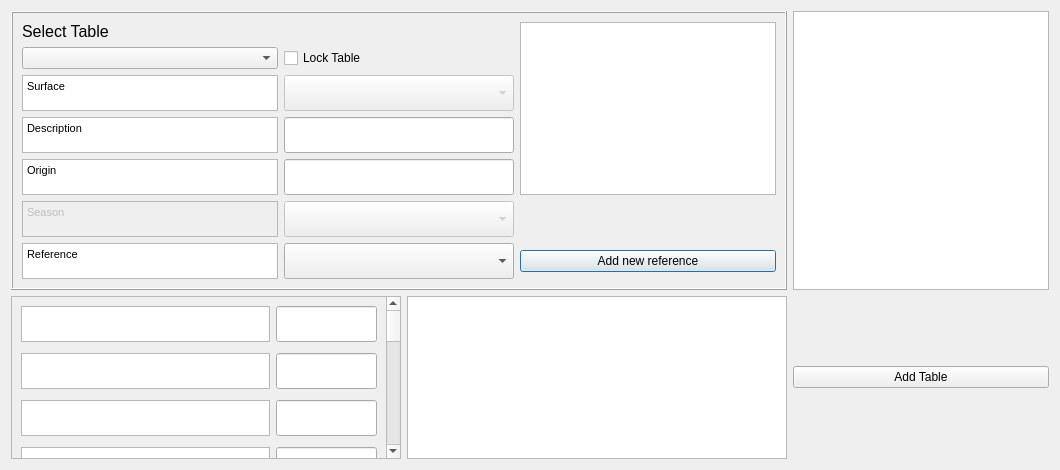
<?xml version="1.0" encoding="UTF-8"?>
<ui version="4.0">
 <class>urban_type_db_editorDialogBase</class>
 <widget class="QDialog" name="urban_type_db_editorDialogBase">
  <property name="geometry">
   <rect>
    <x>0</x>
    <y>0</y>
    <width>1060</width>
    <height>470</height>
   </rect>
  </property>
  <property name="windowTitle">
   <string>Urban Type Database editor</string>
  </property>
  <layout class="QGridLayout" name="gridLayout_3">
   <item row="0" column="0" colspan="2">
    <widget class="QFrame" name="frame1">
     <property name="frameShape">
      <enum>QFrame::Box</enum>
     </property>
     <property name="frameShadow">
      <enum>QFrame::Raised</enum>
     </property>
     <layout class="QGridLayout" name="gridLayout_2">
      <item row="0" column="2" rowspan="5">
       <widget class="QTextBrowser" name="textBrowserRef">
        <property name="sizePolicy">
         <sizepolicy hsizetype="Expanding" vsizetype="Preferred">
          <horstretch>0</horstretch>
          <verstretch>0</verstretch>
         </sizepolicy>
        </property>
        <property name="maximumSize">
         <size>
          <width>500</width>
          <height>16777215</height>
         </size>
        </property>
       </widget>
      </item>
      <item row="1" column="0">
       <widget class="QComboBox" name="comboBoxTableSelect">
        <property name="toolTip">
         <string/>
        </property>
       </widget>
      </item>
      <item row="1" column="1">
       <widget class="QCheckBox" name="checkBoxA">
        <property name="text">
         <string>Lock Table</string>
        </property>
       </widget>
      </item>
      <item row="3" column="0">
       <widget class="QTextBrowser" name="textBrowserDesc">
        <property name="sizePolicy">
         <sizepolicy hsizetype="Expanding" vsizetype="Fixed">
          <horstretch>0</horstretch>
          <verstretch>0</verstretch>
         </sizepolicy>
        </property>
        <property name="maximumSize">
         <size>
          <width>16777215</width>
          <height>36</height>
         </size>
        </property>
        <property name="html">
         <string>&lt;!DOCTYPE HTML PUBLIC &quot;-//W3C//DTD HTML 4.0//EN&quot; &quot;http://www.w3.org/TR/REC-html40/strict.dtd&quot;&gt;
&lt;html&gt;&lt;head&gt;&lt;meta name=&quot;qrichtext&quot; content=&quot;1&quot; /&gt;&lt;style type=&quot;text/css&quot;&gt;
p, li { white-space: pre-wrap; }
&lt;/style&gt;&lt;/head&gt;&lt;body style=&quot; font-family:'MS Shell Dlg 2'; font-size:9.75pt; font-weight:400; font-style:normal;&quot;&gt;
&lt;p style=&quot; margin-top:0px; margin-bottom:0px; margin-left:0px; margin-right:0px; -qt-block-indent:0; text-indent:0px;&quot;&gt;&lt;span style=&quot; font-size:8pt;&quot;&gt;Description&lt;/span&gt;&lt;/p&gt;&lt;/body&gt;&lt;/html&gt;</string>
        </property>
       </widget>
      </item>
      <item row="0" column="0">
       <widget class="QLabel" name="label_42">
        <property name="text">
         <string>&lt;!DOCTYPE HTML PUBLIC &quot;-//W3C//DTD HTML 4.0//EN&quot; &quot;http://www.w3.org/TR/REC-html40/strict.dtd&quot;&gt;
&lt;html&gt;&lt;head&gt;&lt;meta name=&quot;qrichtext&quot; content=&quot;1&quot; /&gt;&lt;style type=&quot;text/css&quot;&gt;
p, li { white-space: pre-wrap; }
&lt;/style&gt;&lt;/head&gt;&lt;body style=&quot; font-family:'MS Shell Dlg 2'; font-size:8pt; font-weight:400; font-style:normal;&quot;&gt;
&lt;p style=&quot; margin-top:0px; margin-bottom:0px; margin-left:0px; margin-right:0px; -qt-block-indent:0; text-indent:0px;&quot;&gt;&lt;span style=&quot; font-size:12pt;&quot;&gt;Select Table&lt;/span&gt;&lt;/p&gt;&lt;/body&gt;&lt;/html&gt;</string>
        </property>
       </widget>
      </item>
      <item row="4" column="1">
       <widget class="QgsFilterLineEdit" name="textEditOrig">
        <property name="maximumSize">
         <size>
          <width>16777215</width>
          <height>36</height>
         </size>
        </property>
        <property name="qgisRelation" stdset="0">
         <string notr="true"/>
        </property>
       </widget>
      </item>
      <item row="6" column="1">
       <widget class="QComboBox" name="comboBoxRef">
        <property name="sizePolicy">
         <sizepolicy hsizetype="Expanding" vsizetype="Fixed">
          <horstretch>0</horstretch>
          <verstretch>0</verstretch>
         </sizepolicy>
        </property>
        <property name="minimumSize">
         <size>
          <width>0</width>
          <height>0</height>
         </size>
        </property>
        <property name="maximumSize">
         <size>
          <width>500</width>
          <height>36</height>
         </size>
        </property>
        <item>
         <property name="text">
          <string/>
         </property>
        </item>
       </widget>
      </item>
      <item row="3" column="1">
       <widget class="QgsFilterLineEdit" name="textEditDesc">
        <property name="maximumSize">
         <size>
          <width>16777215</width>
          <height>36</height>
         </size>
        </property>
        <property name="inputMethodHints">
         <set>Qt::ImhNone</set>
        </property>
        <property name="qgisRelation" stdset="0">
         <string notr="true"/>
        </property>
       </widget>
      </item>
      <item row="6" column="2">
       <widget class="QPushButton" name="pushButtonToRefManager">
        <property name="text">
         <string>Add new reference</string>
        </property>
       </widget>
      </item>
      <item row="4" column="0">
       <widget class="QTextBrowser" name="textBrowserOrig">
        <property name="sizePolicy">
         <sizepolicy hsizetype="Expanding" vsizetype="Fixed">
          <horstretch>0</horstretch>
          <verstretch>0</verstretch>
         </sizepolicy>
        </property>
        <property name="maximumSize">
         <size>
          <width>16777215</width>
          <height>36</height>
         </size>
        </property>
        <property name="html">
         <string>&lt;!DOCTYPE HTML PUBLIC &quot;-//W3C//DTD HTML 4.0//EN&quot; &quot;http://www.w3.org/TR/REC-html40/strict.dtd&quot;&gt;
&lt;html&gt;&lt;head&gt;&lt;meta name=&quot;qrichtext&quot; content=&quot;1&quot; /&gt;&lt;style type=&quot;text/css&quot;&gt;
p, li { white-space: pre-wrap; }
&lt;/style&gt;&lt;/head&gt;&lt;body style=&quot; font-family:'MS Shell Dlg 2'; font-size:9.75pt; font-weight:400; font-style:normal;&quot;&gt;
&lt;p style=&quot; margin-top:0px; margin-bottom:0px; margin-left:0px; margin-right:0px; -qt-block-indent:0; text-indent:0px;&quot;&gt;&lt;span style=&quot; font-size:8pt;&quot;&gt;Origin&lt;/span&gt;&lt;/p&gt;&lt;/body&gt;&lt;/html&gt;</string>
        </property>
       </widget>
      </item>
      <item row="6" column="0">
       <widget class="QTextBrowser" name="textBrowserOrig_2">
        <property name="sizePolicy">
         <sizepolicy hsizetype="Expanding" vsizetype="Fixed">
          <horstretch>0</horstretch>
          <verstretch>0</verstretch>
         </sizepolicy>
        </property>
        <property name="maximumSize">
         <size>
          <width>16777215</width>
          <height>36</height>
         </size>
        </property>
        <property name="html">
         <string>&lt;!DOCTYPE HTML PUBLIC &quot;-//W3C//DTD HTML 4.0//EN&quot; &quot;http://www.w3.org/TR/REC-html40/strict.dtd&quot;&gt;
&lt;html&gt;&lt;head&gt;&lt;meta name=&quot;qrichtext&quot; content=&quot;1&quot; /&gt;&lt;style type=&quot;text/css&quot;&gt;
p, li { white-space: pre-wrap; }
&lt;/style&gt;&lt;/head&gt;&lt;body style=&quot; font-family:'MS Shell Dlg 2'; font-size:9.75pt; font-weight:400; font-style:normal;&quot;&gt;
&lt;p style=&quot; margin-top:0px; margin-bottom:0px; margin-left:0px; margin-right:0px; -qt-block-indent:0; text-indent:0px;&quot;&gt;&lt;span style=&quot; font-size:8pt;&quot;&gt;Reference&lt;/span&gt;&lt;/p&gt;&lt;/body&gt;&lt;/html&gt;</string>
        </property>
       </widget>
      </item>
      <item row="2" column="1">
       <widget class="QComboBox" name="comboBoxSurface">
        <property name="enabled">
         <bool>false</bool>
        </property>
        <property name="sizePolicy">
         <sizepolicy hsizetype="Expanding" vsizetype="Fixed">
          <horstretch>0</horstretch>
          <verstretch>0</verstretch>
         </sizepolicy>
        </property>
        <property name="maximumSize">
         <size>
          <width>16777215</width>
          <height>36</height>
         </size>
        </property>
        <property name="currentIndex">
         <number>-1</number>
        </property>
        <item>
         <property name="text">
          <string>Paved</string>
         </property>
        </item>
        <item>
         <property name="text">
          <string>Building</string>
         </property>
        </item>
        <item>
         <property name="text">
          <string>Evergreen Tree</string>
         </property>
        </item>
        <item>
         <property name="text">
          <string>Decidous Tree</string>
         </property>
        </item>
        <item>
         <property name="text">
          <string>Grass</string>
         </property>
        </item>
        <item>
         <property name="text">
          <string>Bare Soil</string>
         </property>
        </item>
        <item>
         <property name="text">
          <string>Grass</string>
         </property>
        </item>
        <item>
         <property name="text">
          <string>Water</string>
         </property>
        </item>
        <item>
         <property name="text">
          <string>Snow</string>
         </property>
        </item>
       </widget>
      </item>
      <item row="2" column="0">
       <widget class="QTextBrowser" name="textBrowser_Surface">
        <property name="sizePolicy">
         <sizepolicy hsizetype="Expanding" vsizetype="Fixed">
          <horstretch>0</horstretch>
          <verstretch>0</verstretch>
         </sizepolicy>
        </property>
        <property name="maximumSize">
         <size>
          <width>16777215</width>
          <height>36</height>
         </size>
        </property>
        <property name="html">
         <string>&lt;!DOCTYPE HTML PUBLIC &quot;-//W3C//DTD HTML 4.0//EN&quot; &quot;http://www.w3.org/TR/REC-html40/strict.dtd&quot;&gt;
&lt;html&gt;&lt;head&gt;&lt;meta name=&quot;qrichtext&quot; content=&quot;1&quot; /&gt;&lt;style type=&quot;text/css&quot;&gt;
p, li { white-space: pre-wrap; }
&lt;/style&gt;&lt;/head&gt;&lt;body style=&quot; font-family:'MS Shell Dlg 2'; font-size:9.75pt; font-weight:400; font-style:normal;&quot;&gt;
&lt;p style=&quot; margin-top:0px; margin-bottom:0px; margin-left:0px; margin-right:0px; -qt-block-indent:0; text-indent:0px;&quot;&gt;&lt;span style=&quot; font-size:8pt;&quot;&gt;Surface&lt;/span&gt;&lt;/p&gt;&lt;/body&gt;&lt;/html&gt;</string>
        </property>
       </widget>
      </item>
      <item row="5" column="0">
       <widget class="QTextBrowser" name="textBrowserSeason">
        <property name="enabled">
         <bool>false</bool>
        </property>
        <property name="sizePolicy">
         <sizepolicy hsizetype="Expanding" vsizetype="Fixed">
          <horstretch>0</horstretch>
          <verstretch>0</verstretch>
         </sizepolicy>
        </property>
        <property name="maximumSize">
         <size>
          <width>16777215</width>
          <height>36</height>
         </size>
        </property>
        <property name="html">
         <string>&lt;!DOCTYPE HTML PUBLIC &quot;-//W3C//DTD HTML 4.0//EN&quot; &quot;http://www.w3.org/TR/REC-html40/strict.dtd&quot;&gt;
&lt;html&gt;&lt;head&gt;&lt;meta name=&quot;qrichtext&quot; content=&quot;1&quot; /&gt;&lt;style type=&quot;text/css&quot;&gt;
p, li { white-space: pre-wrap; }
&lt;/style&gt;&lt;/head&gt;&lt;body style=&quot; font-family:'MS Shell Dlg 2'; font-size:9.75pt; font-weight:400; font-style:normal;&quot;&gt;
&lt;p style=&quot; margin-top:0px; margin-bottom:0px; margin-left:0px; margin-right:0px; -qt-block-indent:0; text-indent:0px;&quot;&gt;&lt;span style=&quot; font-size:8pt;&quot;&gt;Season&lt;/span&gt;&lt;/p&gt;&lt;/body&gt;&lt;/html&gt;</string>
        </property>
       </widget>
      </item>
      <item row="5" column="1">
       <widget class="QComboBox" name="comboBoxSeason">
        <property name="enabled">
         <bool>false</bool>
        </property>
        <property name="sizePolicy">
         <sizepolicy hsizetype="Expanding" vsizetype="Fixed">
          <horstretch>0</horstretch>
          <verstretch>0</verstretch>
         </sizepolicy>
        </property>
        <property name="maximumSize">
         <size>
          <width>16777215</width>
          <height>36</height>
         </size>
        </property>
        <property name="currentIndex">
         <number>-1</number>
        </property>
        <item>
         <property name="text">
          <string>Summer</string>
         </property>
        </item>
        <item>
         <property name="text">
          <string>Winter</string>
         </property>
        </item>
       </widget>
      </item>
     </layout>
    </widget>
   </item>
   <item row="0" column="2">
    <widget class="QTextBrowser" name="textBrowserDescVar">
     <property name="enabled">
      <bool>true</bool>
     </property>
     <property name="sizePolicy">
      <sizepolicy hsizetype="Preferred" vsizetype="Preferred">
       <horstretch>0</horstretch>
       <verstretch>0</verstretch>
      </sizepolicy>
     </property>
     <property name="minimumSize">
      <size>
       <width>150</width>
       <height>0</height>
      </size>
     </property>
     <property name="maximumSize">
      <size>
       <width>16777215</width>
       <height>16777215</height>
      </size>
     </property>
    </widget>
   </item>
   <item row="1" column="0">
    <widget class="QScrollArea" name="scrollArea">
     <property name="sizePolicy">
      <sizepolicy hsizetype="Preferred" vsizetype="Expanding">
       <horstretch>0</horstretch>
       <verstretch>0</verstretch>
      </sizepolicy>
     </property>
     <property name="widgetResizable">
      <bool>true</bool>
     </property>
     <widget class="QWidget" name="scrollAreaWidgetContents">
      <property name="geometry">
       <rect>
        <x>0</x>
        <y>0</y>
        <width>398</width>
        <height>714</height>
       </rect>
      </property>
      <layout class="QGridLayout" name="gridLayout_5">
       <item row="0" column="0">
        <layout class="QGridLayout" name="gridLayout">
         <property name="verticalSpacing">
          <number>11</number>
         </property>
         <item row="17" column="1">
          <widget class="QgsFilterLineEdit" name="textEdit_Edit_11">
           <property name="maximumSize">
            <size>
             <width>16777215</width>
             <height>36</height>
            </size>
           </property>
           <property name="qgisRelation" stdset="0">
            <string notr="true"/>
           </property>
          </widget>
         </item>
         <item row="18" column="1">
          <widget class="QgsFilterLineEdit" name="textEdit_Edit_12">
           <property name="maximumSize">
            <size>
             <width>16777215</width>
             <height>36</height>
            </size>
           </property>
           <property name="qgisRelation" stdset="0">
            <string notr="true"/>
           </property>
          </widget>
         </item>
         <item row="17" column="0">
          <widget class="QTextBrowser" name="textBrowser_11">
           <property name="sizePolicy">
            <sizepolicy hsizetype="Expanding" vsizetype="Fixed">
             <horstretch>0</horstretch>
             <verstretch>0</verstretch>
            </sizepolicy>
           </property>
           <property name="maximumSize">
            <size>
             <width>16777215</width>
             <height>36</height>
            </size>
           </property>
           <property name="html">
            <string>&lt;!DOCTYPE HTML PUBLIC &quot;-//W3C//DTD HTML 4.0//EN&quot; &quot;http://www.w3.org/TR/REC-html40/strict.dtd&quot;&gt;
&lt;html&gt;&lt;head&gt;&lt;meta name=&quot;qrichtext&quot; content=&quot;1&quot; /&gt;&lt;style type=&quot;text/css&quot;&gt;
p, li { white-space: pre-wrap; }
&lt;/style&gt;&lt;/head&gt;&lt;body style=&quot; font-family:'MS Shell Dlg 2'; font-size:9.75pt; font-weight:400; font-style:normal;&quot;&gt;
&lt;p style=&quot;-qt-paragraph-type:empty; margin-top:0px; margin-bottom:0px; margin-left:0px; margin-right:0px; -qt-block-indent:0; text-indent:0px; font-size:12pt;&quot;&gt;&lt;br /&gt;&lt;/p&gt;&lt;/body&gt;&lt;/html&gt;</string>
           </property>
          </widget>
         </item>
         <item row="18" column="0">
          <widget class="QTextBrowser" name="textBrowser_12">
           <property name="sizePolicy">
            <sizepolicy hsizetype="Expanding" vsizetype="Fixed">
             <horstretch>0</horstretch>
             <verstretch>0</verstretch>
            </sizepolicy>
           </property>
           <property name="maximumSize">
            <size>
             <width>16777215</width>
             <height>36</height>
            </size>
           </property>
           <property name="html">
            <string>&lt;!DOCTYPE HTML PUBLIC &quot;-//W3C//DTD HTML 4.0//EN&quot; &quot;http://www.w3.org/TR/REC-html40/strict.dtd&quot;&gt;
&lt;html&gt;&lt;head&gt;&lt;meta name=&quot;qrichtext&quot; content=&quot;1&quot; /&gt;&lt;style type=&quot;text/css&quot;&gt;
p, li { white-space: pre-wrap; }
&lt;/style&gt;&lt;/head&gt;&lt;body style=&quot; font-family:'MS Shell Dlg 2'; font-size:9.75pt; font-weight:400; font-style:normal;&quot;&gt;
&lt;p style=&quot;-qt-paragraph-type:empty; margin-top:0px; margin-bottom:0px; margin-left:0px; margin-right:0px; -qt-block-indent:0; text-indent:0px; font-size:12pt;&quot;&gt;&lt;br /&gt;&lt;/p&gt;&lt;/body&gt;&lt;/html&gt;</string>
           </property>
          </widget>
         </item>
         <item row="19" column="0">
          <widget class="QTextBrowser" name="textBrowser_13">
           <property name="sizePolicy">
            <sizepolicy hsizetype="Expanding" vsizetype="Fixed">
             <horstretch>0</horstretch>
             <verstretch>0</verstretch>
            </sizepolicy>
           </property>
           <property name="maximumSize">
            <size>
             <width>16777215</width>
             <height>36</height>
            </size>
           </property>
           <property name="html">
            <string>&lt;!DOCTYPE HTML PUBLIC &quot;-//W3C//DTD HTML 4.0//EN&quot; &quot;http://www.w3.org/TR/REC-html40/strict.dtd&quot;&gt;
&lt;html&gt;&lt;head&gt;&lt;meta name=&quot;qrichtext&quot; content=&quot;1&quot; /&gt;&lt;style type=&quot;text/css&quot;&gt;
p, li { white-space: pre-wrap; }
&lt;/style&gt;&lt;/head&gt;&lt;body style=&quot; font-family:'MS Shell Dlg 2'; font-size:9.75pt; font-weight:400; font-style:normal;&quot;&gt;
&lt;p style=&quot;-qt-paragraph-type:empty; margin-top:0px; margin-bottom:0px; margin-left:0px; margin-right:0px; -qt-block-indent:0; text-indent:0px; font-size:12pt;&quot;&gt;&lt;br /&gt;&lt;/p&gt;&lt;/body&gt;&lt;/html&gt;</string>
           </property>
          </widget>
         </item>
         <item row="12" column="0">
          <widget class="QTextBrowser" name="textBrowser_6">
           <property name="sizePolicy">
            <sizepolicy hsizetype="Expanding" vsizetype="Fixed">
             <horstretch>0</horstretch>
             <verstretch>0</verstretch>
            </sizepolicy>
           </property>
           <property name="maximumSize">
            <size>
             <width>16777215</width>
             <height>36</height>
            </size>
           </property>
           <property name="html">
            <string>&lt;!DOCTYPE HTML PUBLIC &quot;-//W3C//DTD HTML 4.0//EN&quot; &quot;http://www.w3.org/TR/REC-html40/strict.dtd&quot;&gt;
&lt;html&gt;&lt;head&gt;&lt;meta name=&quot;qrichtext&quot; content=&quot;1&quot; /&gt;&lt;style type=&quot;text/css&quot;&gt;
p, li { white-space: pre-wrap; }
&lt;/style&gt;&lt;/head&gt;&lt;body style=&quot; font-family:'MS Shell Dlg 2'; font-size:9.75pt; font-weight:400; font-style:normal;&quot;&gt;
&lt;p style=&quot;-qt-paragraph-type:empty; margin-top:0px; margin-bottom:0px; margin-left:0px; margin-right:0px; -qt-block-indent:0; text-indent:0px; font-size:12pt;&quot;&gt;&lt;br /&gt;&lt;/p&gt;&lt;/body&gt;&lt;/html&gt;</string>
           </property>
          </widget>
         </item>
         <item row="10" column="1">
          <widget class="QgsFilterLineEdit" name="textEdit_Edit_4">
           <property name="maximumSize">
            <size>
             <width>16777215</width>
             <height>36</height>
            </size>
           </property>
           <property name="qgisRelation" stdset="0">
            <string notr="true"/>
           </property>
          </widget>
         </item>
         <item row="6" column="1">
          <widget class="QgsFilterLineEdit" name="textEdit_Edit_0">
           <property name="maximumSize">
            <size>
             <width>16777215</width>
             <height>36</height>
            </size>
           </property>
           <property name="qgisRelation" stdset="0">
            <string notr="true"/>
           </property>
          </widget>
         </item>
         <item row="11" column="1">
          <widget class="QgsFilterLineEdit" name="textEdit_Edit_5">
           <property name="maximumSize">
            <size>
             <width>16777215</width>
             <height>36</height>
            </size>
           </property>
           <property name="qgisRelation" stdset="0">
            <string notr="true"/>
           </property>
          </widget>
         </item>
         <item row="16" column="0">
          <widget class="QTextBrowser" name="textBrowser_10">
           <property name="sizePolicy">
            <sizepolicy hsizetype="Expanding" vsizetype="Fixed">
             <horstretch>0</horstretch>
             <verstretch>0</verstretch>
            </sizepolicy>
           </property>
           <property name="maximumSize">
            <size>
             <width>16777215</width>
             <height>36</height>
            </size>
           </property>
           <property name="html">
            <string>&lt;!DOCTYPE HTML PUBLIC &quot;-//W3C//DTD HTML 4.0//EN&quot; &quot;http://www.w3.org/TR/REC-html40/strict.dtd&quot;&gt;
&lt;html&gt;&lt;head&gt;&lt;meta name=&quot;qrichtext&quot; content=&quot;1&quot; /&gt;&lt;style type=&quot;text/css&quot;&gt;
p, li { white-space: pre-wrap; }
&lt;/style&gt;&lt;/head&gt;&lt;body style=&quot; font-family:'MS Shell Dlg 2'; font-size:9.75pt; font-weight:400; font-style:normal;&quot;&gt;
&lt;p style=&quot;-qt-paragraph-type:empty; margin-top:0px; margin-bottom:0px; margin-left:0px; margin-right:0px; -qt-block-indent:0; text-indent:0px; font-size:12pt;&quot;&gt;&lt;br /&gt;&lt;/p&gt;&lt;/body&gt;&lt;/html&gt;</string>
           </property>
          </widget>
         </item>
         <item row="6" column="0">
          <widget class="QTextBrowser" name="textBrowser_0">
           <property name="sizePolicy">
            <sizepolicy hsizetype="Expanding" vsizetype="Fixed">
             <horstretch>0</horstretch>
             <verstretch>0</verstretch>
            </sizepolicy>
           </property>
           <property name="maximumSize">
            <size>
             <width>16777215</width>
             <height>36</height>
            </size>
           </property>
           <property name="html">
            <string>&lt;!DOCTYPE HTML PUBLIC &quot;-//W3C//DTD HTML 4.0//EN&quot; &quot;http://www.w3.org/TR/REC-html40/strict.dtd&quot;&gt;
&lt;html&gt;&lt;head&gt;&lt;meta name=&quot;qrichtext&quot; content=&quot;1&quot; /&gt;&lt;style type=&quot;text/css&quot;&gt;
p, li { white-space: pre-wrap; }
&lt;/style&gt;&lt;/head&gt;&lt;body style=&quot; font-family:'MS Shell Dlg 2'; font-size:9.75pt; font-weight:400; font-style:normal;&quot;&gt;
&lt;p style=&quot;-qt-paragraph-type:empty; margin-top:0px; margin-bottom:0px; margin-left:0px; margin-right:0px; -qt-block-indent:0; text-indent:0px; font-size:12pt;&quot;&gt;&lt;br /&gt;&lt;/p&gt;&lt;/body&gt;&lt;/html&gt;</string>
           </property>
          </widget>
         </item>
         <item row="15" column="0">
          <widget class="QTextBrowser" name="textBrowser_9">
           <property name="sizePolicy">
            <sizepolicy hsizetype="Expanding" vsizetype="Fixed">
             <horstretch>0</horstretch>
             <verstretch>0</verstretch>
            </sizepolicy>
           </property>
           <property name="maximumSize">
            <size>
             <width>16777215</width>
             <height>36</height>
            </size>
           </property>
           <property name="html">
            <string>&lt;!DOCTYPE HTML PUBLIC &quot;-//W3C//DTD HTML 4.0//EN&quot; &quot;http://www.w3.org/TR/REC-html40/strict.dtd&quot;&gt;
&lt;html&gt;&lt;head&gt;&lt;meta name=&quot;qrichtext&quot; content=&quot;1&quot; /&gt;&lt;style type=&quot;text/css&quot;&gt;
p, li { white-space: pre-wrap; }
&lt;/style&gt;&lt;/head&gt;&lt;body style=&quot; font-family:'MS Shell Dlg 2'; font-size:9.75pt; font-weight:400; font-style:normal;&quot;&gt;
&lt;p style=&quot;-qt-paragraph-type:empty; margin-top:0px; margin-bottom:0px; margin-left:0px; margin-right:0px; -qt-block-indent:0; text-indent:0px; font-size:12pt;&quot;&gt;&lt;br /&gt;&lt;/p&gt;&lt;/body&gt;&lt;/html&gt;</string>
           </property>
          </widget>
         </item>
         <item row="8" column="1">
          <widget class="QgsFilterLineEdit" name="textEdit_Edit_2">
           <property name="maximumSize">
            <size>
             <width>16777215</width>
             <height>36</height>
            </size>
           </property>
           <property name="qgisRelation" stdset="0">
            <string notr="true"/>
           </property>
          </widget>
         </item>
         <item row="8" column="0">
          <widget class="QTextBrowser" name="textBrowser_2">
           <property name="sizePolicy">
            <sizepolicy hsizetype="Expanding" vsizetype="Fixed">
             <horstretch>0</horstretch>
             <verstretch>0</verstretch>
            </sizepolicy>
           </property>
           <property name="maximumSize">
            <size>
             <width>16777215</width>
             <height>36</height>
            </size>
           </property>
           <property name="html">
            <string>&lt;!DOCTYPE HTML PUBLIC &quot;-//W3C//DTD HTML 4.0//EN&quot; &quot;http://www.w3.org/TR/REC-html40/strict.dtd&quot;&gt;
&lt;html&gt;&lt;head&gt;&lt;meta name=&quot;qrichtext&quot; content=&quot;1&quot; /&gt;&lt;style type=&quot;text/css&quot;&gt;
p, li { white-space: pre-wrap; }
&lt;/style&gt;&lt;/head&gt;&lt;body style=&quot; font-family:'MS Shell Dlg 2'; font-size:9.75pt; font-weight:400; font-style:normal;&quot;&gt;
&lt;p style=&quot;-qt-paragraph-type:empty; margin-top:0px; margin-bottom:0px; margin-left:0px; margin-right:0px; -qt-block-indent:0; text-indent:0px; font-size:12pt;&quot;&gt;&lt;br /&gt;&lt;/p&gt;&lt;/body&gt;&lt;/html&gt;</string>
           </property>
          </widget>
         </item>
         <item row="14" column="0">
          <widget class="QTextBrowser" name="textBrowser_8">
           <property name="sizePolicy">
            <sizepolicy hsizetype="Expanding" vsizetype="Fixed">
             <horstretch>0</horstretch>
             <verstretch>0</verstretch>
            </sizepolicy>
           </property>
           <property name="maximumSize">
            <size>
             <width>16777215</width>
             <height>36</height>
            </size>
           </property>
           <property name="html">
            <string>&lt;!DOCTYPE HTML PUBLIC &quot;-//W3C//DTD HTML 4.0//EN&quot; &quot;http://www.w3.org/TR/REC-html40/strict.dtd&quot;&gt;
&lt;html&gt;&lt;head&gt;&lt;meta name=&quot;qrichtext&quot; content=&quot;1&quot; /&gt;&lt;style type=&quot;text/css&quot;&gt;
p, li { white-space: pre-wrap; }
&lt;/style&gt;&lt;/head&gt;&lt;body style=&quot; font-family:'MS Shell Dlg 2'; font-size:9.75pt; font-weight:400; font-style:normal;&quot;&gt;
&lt;p style=&quot;-qt-paragraph-type:empty; margin-top:0px; margin-bottom:0px; margin-left:0px; margin-right:0px; -qt-block-indent:0; text-indent:0px; font-size:12pt;&quot;&gt;&lt;br /&gt;&lt;/p&gt;&lt;/body&gt;&lt;/html&gt;</string>
           </property>
          </widget>
         </item>
         <item row="9" column="1">
          <widget class="QgsFilterLineEdit" name="textEdit_Edit_3">
           <property name="maximumSize">
            <size>
             <width>16777215</width>
             <height>36</height>
            </size>
           </property>
           <property name="qgisRelation" stdset="0">
            <string notr="true"/>
           </property>
          </widget>
         </item>
         <item row="9" column="0">
          <widget class="QTextBrowser" name="textBrowser_3">
           <property name="sizePolicy">
            <sizepolicy hsizetype="Expanding" vsizetype="Fixed">
             <horstretch>0</horstretch>
             <verstretch>0</verstretch>
            </sizepolicy>
           </property>
           <property name="maximumSize">
            <size>
             <width>16777215</width>
             <height>36</height>
            </size>
           </property>
           <property name="html">
            <string>&lt;!DOCTYPE HTML PUBLIC &quot;-//W3C//DTD HTML 4.0//EN&quot; &quot;http://www.w3.org/TR/REC-html40/strict.dtd&quot;&gt;
&lt;html&gt;&lt;head&gt;&lt;meta name=&quot;qrichtext&quot; content=&quot;1&quot; /&gt;&lt;style type=&quot;text/css&quot;&gt;
p, li { white-space: pre-wrap; }
&lt;/style&gt;&lt;/head&gt;&lt;body style=&quot; font-family:'MS Shell Dlg 2'; font-size:9.75pt; font-weight:400; font-style:normal;&quot;&gt;
&lt;p style=&quot;-qt-paragraph-type:empty; margin-top:0px; margin-bottom:0px; margin-left:0px; margin-right:0px; -qt-block-indent:0; text-indent:0px; font-size:12pt;&quot;&gt;&lt;br /&gt;&lt;/p&gt;&lt;/body&gt;&lt;/html&gt;</string>
           </property>
          </widget>
         </item>
         <item row="13" column="0">
          <widget class="QTextBrowser" name="textBrowser_7">
           <property name="sizePolicy">
            <sizepolicy hsizetype="Expanding" vsizetype="Fixed">
             <horstretch>0</horstretch>
             <verstretch>0</verstretch>
            </sizepolicy>
           </property>
           <property name="maximumSize">
            <size>
             <width>16777215</width>
             <height>36</height>
            </size>
           </property>
           <property name="html">
            <string>&lt;!DOCTYPE HTML PUBLIC &quot;-//W3C//DTD HTML 4.0//EN&quot; &quot;http://www.w3.org/TR/REC-html40/strict.dtd&quot;&gt;
&lt;html&gt;&lt;head&gt;&lt;meta name=&quot;qrichtext&quot; content=&quot;1&quot; /&gt;&lt;style type=&quot;text/css&quot;&gt;
p, li { white-space: pre-wrap; }
&lt;/style&gt;&lt;/head&gt;&lt;body style=&quot; font-family:'MS Shell Dlg 2'; font-size:9.75pt; font-weight:400; font-style:normal;&quot;&gt;
&lt;p style=&quot;-qt-paragraph-type:empty; margin-top:0px; margin-bottom:0px; margin-left:0px; margin-right:0px; -qt-block-indent:0; text-indent:0px; font-size:12pt;&quot;&gt;&lt;br /&gt;&lt;/p&gt;&lt;/body&gt;&lt;/html&gt;</string>
           </property>
          </widget>
         </item>
         <item row="7" column="1">
          <widget class="QgsFilterLineEdit" name="textEdit_Edit_1">
           <property name="maximumSize">
            <size>
             <width>16777215</width>
             <height>36</height>
            </size>
           </property>
           <property name="qgisRelation" stdset="0">
            <string notr="true"/>
           </property>
          </widget>
         </item>
         <item row="7" column="0">
          <widget class="QTextBrowser" name="textBrowser_1">
           <property name="sizePolicy">
            <sizepolicy hsizetype="Expanding" vsizetype="Fixed">
             <horstretch>0</horstretch>
             <verstretch>0</verstretch>
            </sizepolicy>
           </property>
           <property name="maximumSize">
            <size>
             <width>16777215</width>
             <height>36</height>
            </size>
           </property>
           <property name="html">
            <string>&lt;!DOCTYPE HTML PUBLIC &quot;-//W3C//DTD HTML 4.0//EN&quot; &quot;http://www.w3.org/TR/REC-html40/strict.dtd&quot;&gt;
&lt;html&gt;&lt;head&gt;&lt;meta name=&quot;qrichtext&quot; content=&quot;1&quot; /&gt;&lt;style type=&quot;text/css&quot;&gt;
p, li { white-space: pre-wrap; }
&lt;/style&gt;&lt;/head&gt;&lt;body style=&quot; font-family:'MS Shell Dlg 2'; font-size:9.75pt; font-weight:400; font-style:normal;&quot;&gt;
&lt;p style=&quot;-qt-paragraph-type:empty; margin-top:0px; margin-bottom:0px; margin-left:0px; margin-right:0px; -qt-block-indent:0; text-indent:0px; font-size:12pt;&quot;&gt;&lt;br /&gt;&lt;/p&gt;&lt;/body&gt;&lt;/html&gt;</string>
           </property>
          </widget>
         </item>
         <item row="15" column="1">
          <widget class="QgsFilterLineEdit" name="textEdit_Edit_9">
           <property name="maximumSize">
            <size>
             <width>16777215</width>
             <height>36</height>
            </size>
           </property>
           <property name="qgisRelation" stdset="0">
            <string notr="true"/>
           </property>
          </widget>
         </item>
         <item row="11" column="0">
          <widget class="QTextBrowser" name="textBrowser_5">
           <property name="sizePolicy">
            <sizepolicy hsizetype="Expanding" vsizetype="Fixed">
             <horstretch>0</horstretch>
             <verstretch>0</verstretch>
            </sizepolicy>
           </property>
           <property name="maximumSize">
            <size>
             <width>16777215</width>
             <height>36</height>
            </size>
           </property>
           <property name="html">
            <string>&lt;!DOCTYPE HTML PUBLIC &quot;-//W3C//DTD HTML 4.0//EN&quot; &quot;http://www.w3.org/TR/REC-html40/strict.dtd&quot;&gt;
&lt;html&gt;&lt;head&gt;&lt;meta name=&quot;qrichtext&quot; content=&quot;1&quot; /&gt;&lt;style type=&quot;text/css&quot;&gt;
p, li { white-space: pre-wrap; }
&lt;/style&gt;&lt;/head&gt;&lt;body style=&quot; font-family:'MS Shell Dlg 2'; font-size:9.75pt; font-weight:400; font-style:normal;&quot;&gt;
&lt;p style=&quot;-qt-paragraph-type:empty; margin-top:0px; margin-bottom:0px; margin-left:0px; margin-right:0px; -qt-block-indent:0; text-indent:0px; font-size:12pt;&quot;&gt;&lt;br /&gt;&lt;/p&gt;&lt;/body&gt;&lt;/html&gt;</string>
           </property>
          </widget>
         </item>
         <item row="14" column="1">
          <widget class="QgsFilterLineEdit" name="textEdit_Edit_8">
           <property name="maximumSize">
            <size>
             <width>16777215</width>
             <height>36</height>
            </size>
           </property>
           <property name="qgisRelation" stdset="0">
            <string notr="true"/>
           </property>
          </widget>
         </item>
         <item row="12" column="1">
          <widget class="QgsFilterLineEdit" name="textEdit_Edit_6">
           <property name="maximumSize">
            <size>
             <width>16777215</width>
             <height>36</height>
            </size>
           </property>
           <property name="qgisRelation" stdset="0">
            <string notr="true"/>
           </property>
          </widget>
         </item>
         <item row="16" column="1">
          <widget class="QgsFilterLineEdit" name="textEdit_Edit_10">
           <property name="maximumSize">
            <size>
             <width>16777215</width>
             <height>36</height>
            </size>
           </property>
           <property name="qgisRelation" stdset="0">
            <string notr="true"/>
           </property>
          </widget>
         </item>
         <item row="13" column="1">
          <widget class="QgsFilterLineEdit" name="textEdit_Edit_7">
           <property name="maximumSize">
            <size>
             <width>16777215</width>
             <height>36</height>
            </size>
           </property>
           <property name="qgisRelation" stdset="0">
            <string notr="true"/>
           </property>
          </widget>
         </item>
         <item row="10" column="0">
          <widget class="QTextBrowser" name="textBrowser_4">
           <property name="sizePolicy">
            <sizepolicy hsizetype="Expanding" vsizetype="Fixed">
             <horstretch>0</horstretch>
             <verstretch>0</verstretch>
            </sizepolicy>
           </property>
           <property name="maximumSize">
            <size>
             <width>16777215</width>
             <height>36</height>
            </size>
           </property>
           <property name="html">
            <string>&lt;!DOCTYPE HTML PUBLIC &quot;-//W3C//DTD HTML 4.0//EN&quot; &quot;http://www.w3.org/TR/REC-html40/strict.dtd&quot;&gt;
&lt;html&gt;&lt;head&gt;&lt;meta name=&quot;qrichtext&quot; content=&quot;1&quot; /&gt;&lt;style type=&quot;text/css&quot;&gt;
p, li { white-space: pre-wrap; }
&lt;/style&gt;&lt;/head&gt;&lt;body style=&quot; font-family:'MS Shell Dlg 2'; font-size:9.75pt; font-weight:400; font-style:normal;&quot;&gt;
&lt;p style=&quot;-qt-paragraph-type:empty; margin-top:0px; margin-bottom:0px; margin-left:0px; margin-right:0px; -qt-block-indent:0; text-indent:0px; font-size:12pt;&quot;&gt;&lt;br /&gt;&lt;/p&gt;&lt;/body&gt;&lt;/html&gt;</string>
           </property>
          </widget>
         </item>
         <item row="20" column="0">
          <widget class="QTextBrowser" name="textBrowser_14">
           <property name="sizePolicy">
            <sizepolicy hsizetype="Expanding" vsizetype="Fixed">
             <horstretch>0</horstretch>
             <verstretch>0</verstretch>
            </sizepolicy>
           </property>
           <property name="maximumSize">
            <size>
             <width>16777215</width>
             <height>36</height>
            </size>
           </property>
           <property name="html">
            <string>&lt;!DOCTYPE HTML PUBLIC &quot;-//W3C//DTD HTML 4.0//EN&quot; &quot;http://www.w3.org/TR/REC-html40/strict.dtd&quot;&gt;
&lt;html&gt;&lt;head&gt;&lt;meta name=&quot;qrichtext&quot; content=&quot;1&quot; /&gt;&lt;style type=&quot;text/css&quot;&gt;
p, li { white-space: pre-wrap; }
&lt;/style&gt;&lt;/head&gt;&lt;body style=&quot; font-family:'MS Shell Dlg 2'; font-size:9.75pt; font-weight:400; font-style:normal;&quot;&gt;
&lt;p style=&quot;-qt-paragraph-type:empty; margin-top:0px; margin-bottom:0px; margin-left:0px; margin-right:0px; -qt-block-indent:0; text-indent:0px; font-size:12pt;&quot;&gt;&lt;br /&gt;&lt;/p&gt;&lt;/body&gt;&lt;/html&gt;</string>
           </property>
          </widget>
         </item>
         <item row="19" column="1">
          <widget class="QgsFilterLineEdit" name="textEdit_Edit_13">
           <property name="maximumSize">
            <size>
             <width>16777215</width>
             <height>36</height>
            </size>
           </property>
           <property name="qgisRelation" stdset="0">
            <string notr="true"/>
           </property>
          </widget>
         </item>
         <item row="20" column="1">
          <widget class="QgsFilterLineEdit" name="textEdit_Edit_14">
           <property name="maximumSize">
            <size>
             <width>16777215</width>
             <height>36</height>
            </size>
           </property>
           <property name="qgisRelation" stdset="0">
            <string notr="true"/>
           </property>
          </widget>
         </item>
        </layout>
       </item>
      </layout>
     </widget>
    </widget>
   </item>
   <item row="1" column="1">
    <widget class="QTextBrowser" name="textBrowserDf">
     <property name="enabled">
      <bool>true</bool>
     </property>
     <property name="sizePolicy">
      <sizepolicy hsizetype="Expanding" vsizetype="Expanding">
       <horstretch>0</horstretch>
       <verstretch>0</verstretch>
      </sizepolicy>
     </property>
     <property name="minimumSize">
      <size>
       <width>300</width>
       <height>0</height>
      </size>
     </property>
     <property name="maximumSize">
      <size>
       <width>16777215</width>
       <height>16777215</height>
      </size>
     </property>
    </widget>
   </item>
   <item row="1" column="2">
    <layout class="QGridLayout" name="gridLayout_8">
     <item row="0" column="0">
      <widget class="QPushButton" name="pushButtonGen">
       <property name="enabled">
        <bool>true</bool>
       </property>
       <property name="text">
        <string>Add Table</string>
       </property>
      </widget>
     </item>
    </layout>
   </item>
  </layout>
 </widget>
 <customwidgets>
  <customwidget>
   <class>QgsFilterLineEdit</class>
   <extends>QLineEdit</extends>
   <header>qgsfilterlineedit.h</header>
  </customwidget>
 </customwidgets>
 <resources/>
 <connections>
  <connection>
   <sender>checkBoxA</sender>
   <signal>clicked(bool)</signal>
   <receiver>comboBoxTableSelect</receiver>
   <slot>setDisabled(bool)</slot>
   <hints>
    <hint type="sourcelabel">
     <x>429</x>
     <y>96</y>
    </hint>
    <hint type="destinationlabel">
     <x>51</x>
     <y>135</y>
    </hint>
   </hints>
  </connection>
 </connections>
</ui>
